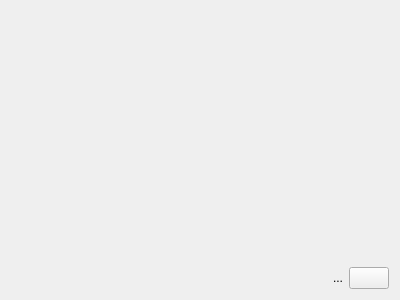
<?xml version="1.0" encoding="UTF-8"?>
<ui version="4.0">
 <class>UrWidget</class>
 <widget class="QWidget" name="UrWidget">
  <property name="geometry">
   <rect>
    <x>0</x>
    <y>0</y>
    <width>400</width>
    <height>300</height>
   </rect>
  </property>
  <property name="windowTitle">
   <string>Form</string>
  </property>
  <layout class="QVBoxLayout" name="verticalLayout">
   <item>
    <widget class="QrWidget" name="qrWidget" native="true">
     <property name="sizePolicy">
      <sizepolicy hsizetype="Preferred" vsizetype="Expanding">
       <horstretch>0</horstretch>
       <verstretch>0</verstretch>
      </sizepolicy>
     </property>
     <property name="contextMenuPolicy">
      <enum>Qt::DefaultContextMenu</enum>
     </property>
    </widget>
   </item>
   <item>
    <layout class="QHBoxLayout" name="horizontalLayout">
     <item>
      <spacer name="horizontalSpacer">
       <property name="orientation">
        <enum>Qt::Horizontal</enum>
       </property>
       <property name="sizeHint" stdset="0">
        <size>
         <width>40</width>
         <height>20</height>
        </size>
       </property>
      </spacer>
     </item>
     <item>
      <widget class="QLabel" name="label_seq">
       <property name="sizePolicy">
        <sizepolicy hsizetype="Preferred" vsizetype="Maximum">
         <horstretch>0</horstretch>
         <verstretch>0</verstretch>
        </sizepolicy>
       </property>
       <property name="text">
        <string>...</string>
       </property>
      </widget>
     </item>
     <item>
      <widget class="QPushButton" name="btn_options">
       <property name="text">
        <string/>
       </property>
       <property name="icon">
        <iconset>
         <normaloff>:/assets/images/preferences.svg</normaloff>:/assets/images/preferences.svg</iconset>
       </property>
      </widget>
     </item>
    </layout>
   </item>
  </layout>
 </widget>
 <customwidgets>
  <customwidget>
   <class>QrWidget</class>
   <extends>QWidget</extends>
   <header>QrWidget.h</header>
   <container>1</container>
  </customwidget>
 </customwidgets>
 <resources/>
 <connections/>
</ui>
